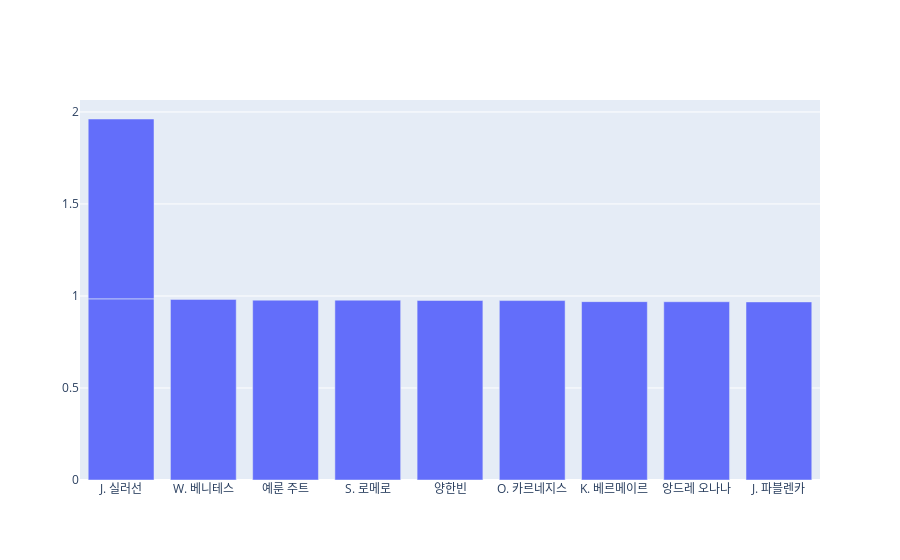

Notebook code for this chart:
### Code cell
fig = go.Figure([go.Bar(x=gk_topSp, y=gk_passRate)])
fig.show()

### Figure 1 — Plotly figure (JSON) as saved in the notebook; plotly's stock layout.template omitted (floating-point values rounded to 4 significant figures)
{"data": [{"type": "bar", "x": ["J. 실러선", "W. 베니테스", "J. 실러선", "예룬 주트", "S. 로메로", "양한빈", "O. 카르네지스", "K. 베르메이르", "앙드레 오나나", "J. 파블렌카"], "y": [0.9844, 0.9815, 0.9773, 0.9773, 0.9773, 0.9756, 0.975, 0.9692, 0.9688, 0.9677]}], "layout": {}}
